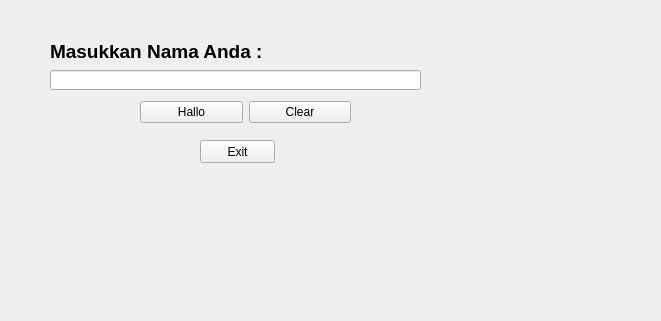
<?xml version="1.0" encoding="UTF-8"?>
<ui version="4.0">
 <class>Form</class>
 <widget class="QWidget" name="Form">
  <property name="geometry">
   <rect>
    <x>0</x>
    <y>0</y>
    <width>661</width>
    <height>321</height>
   </rect>
  </property>
  <property name="windowTitle">
   <string>Form</string>
  </property>
  <widget class="QLabel" name="label">
   <property name="geometry">
    <rect>
     <x>50</x>
     <y>40</y>
     <width>301</width>
     <height>21</height>
    </rect>
   </property>
   <property name="text">
    <string>&lt;html&gt;&lt;head/&gt;&lt;body&gt;&lt;p&gt;&lt;span style=&quot; font-size:14pt; font-weight:600;&quot;&gt;Masukkan Nama Anda :&lt;/span&gt;&lt;/p&gt;&lt;/body&gt;&lt;/html&gt;</string>
   </property>
  </widget>
  <widget class="QLineEdit" name="NameEdit">
   <property name="geometry">
    <rect>
     <x>50</x>
     <y>70</y>
     <width>371</width>
     <height>20</height>
    </rect>
   </property>
  </widget>
  <widget class="QPushButton" name="Exit">
   <property name="geometry">
    <rect>
     <x>200</x>
     <y>140</y>
     <width>75</width>
     <height>23</height>
    </rect>
   </property>
   <property name="text">
    <string>Exit</string>
   </property>
  </widget>
  <widget class="QWidget" name="">
   <property name="geometry">
    <rect>
     <x>140</x>
     <y>100</y>
     <width>211</width>
     <height>25</height>
    </rect>
   </property>
   <layout class="QHBoxLayout" name="horizontalLayout">
    <item>
     <widget class="QPushButton" name="Hallo">
      <property name="text">
       <string>Hallo</string>
      </property>
     </widget>
    </item>
    <item>
     <widget class="QPushButton" name="Clear">
      <property name="text">
       <string>Clear</string>
      </property>
     </widget>
    </item>
   </layout>
  </widget>
 </widget>
 <resources/>
 <connections>
  <connection>
   <sender>Exit</sender>
   <signal>clicked()</signal>
   <receiver>Form</receiver>
   <slot>close()</slot>
   <hints>
    <hint type="sourcelabel">
     <x>237</x>
     <y>151</y>
    </hint>
    <hint type="destinationlabel">
     <x>330</x>
     <y>160</y>
    </hint>
   </hints>
  </connection>
  <connection>
   <sender>Clear</sender>
   <signal>clicked()</signal>
   <receiver>NameEdit</receiver>
   <slot>clear()</slot>
   <hints>
    <hint type="sourcelabel">
     <x>278</x>
     <y>122</y>
    </hint>
    <hint type="destinationlabel">
     <x>401</x>
     <y>82</y>
    </hint>
   </hints>
  </connection>
 </connections>
</ui>
